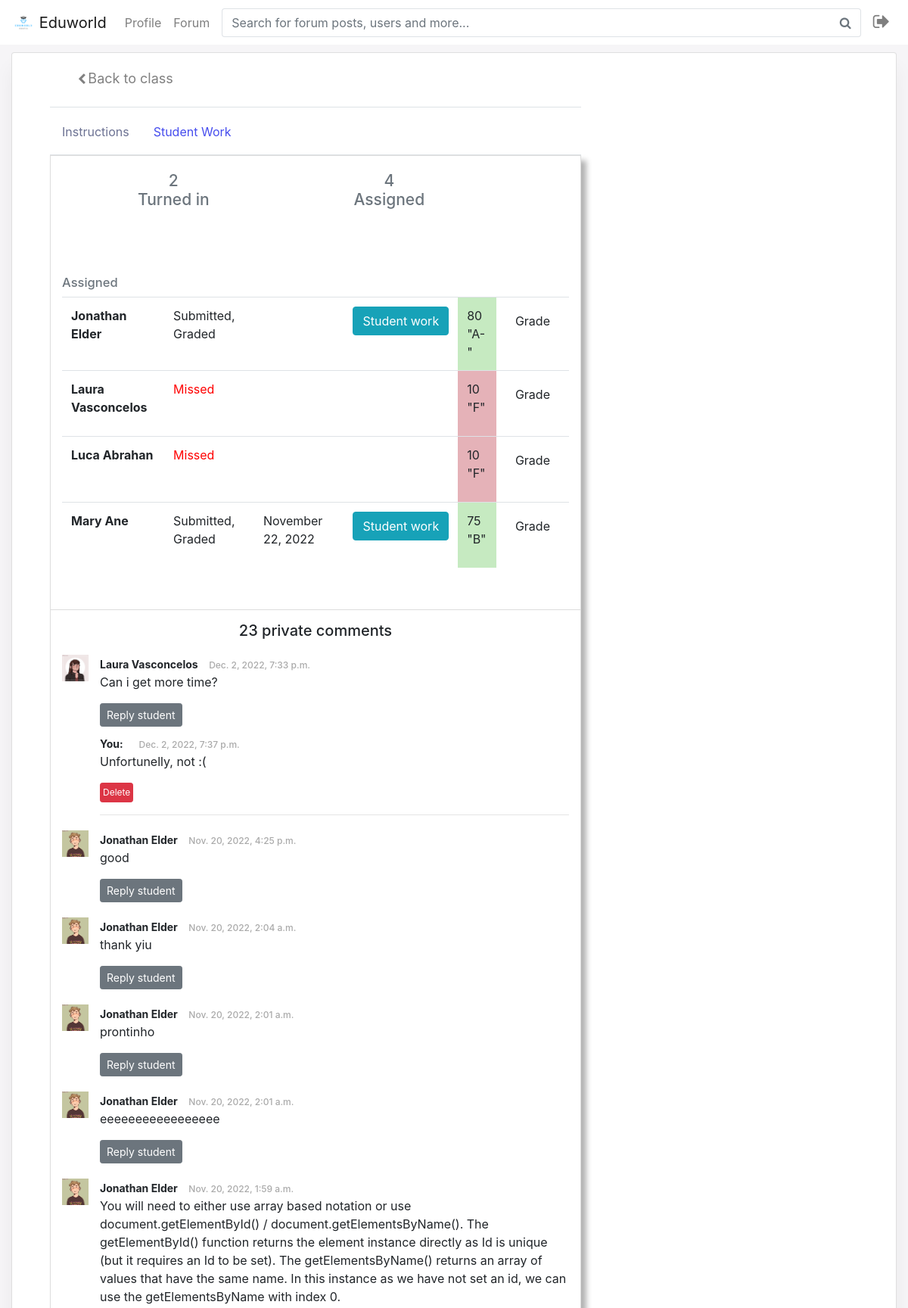
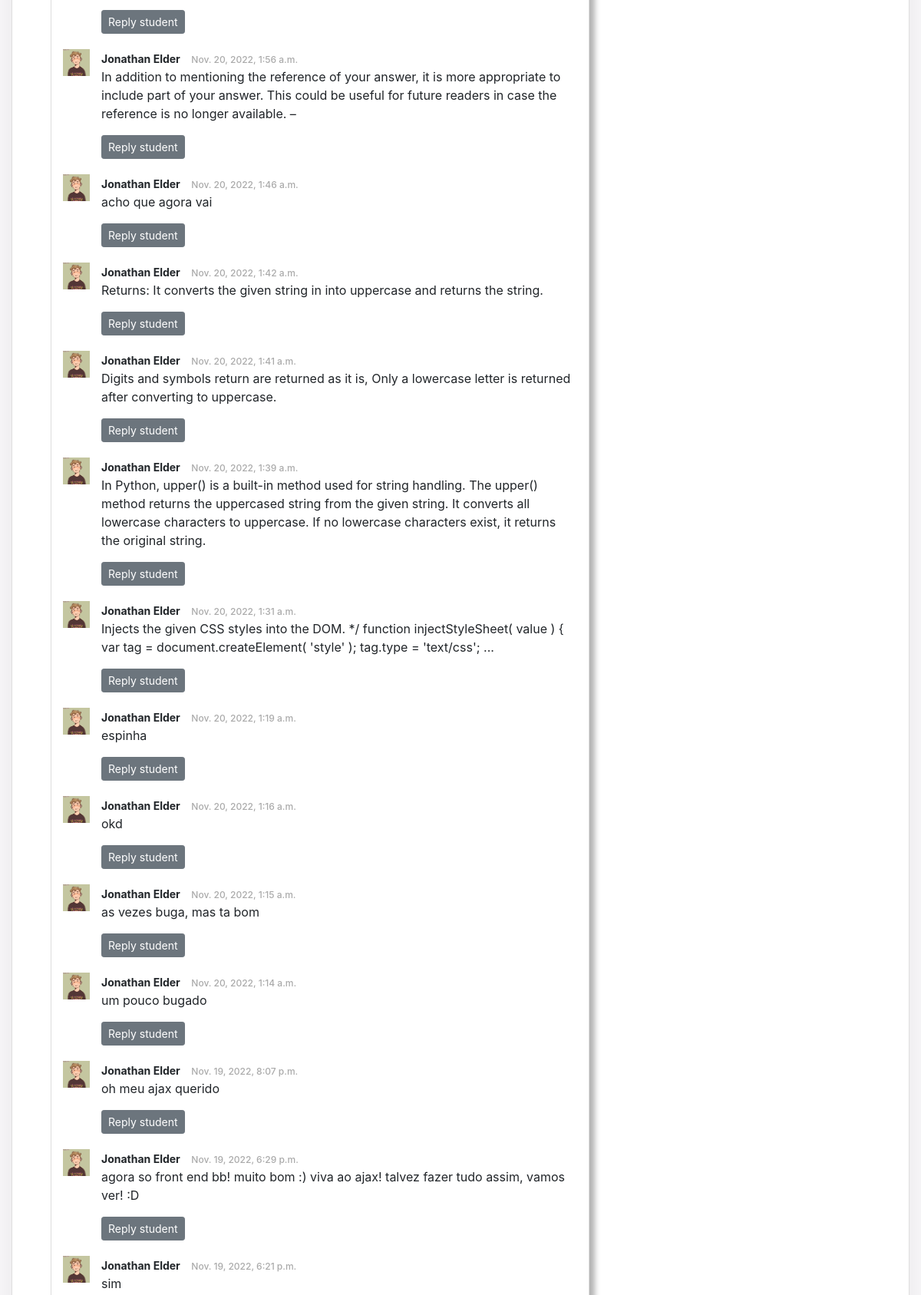
Screenshot of /newassignment/2 (signed in, upper part) with the database file from the repository (2 pictures, top to bottom).
### eduworld/models.py (models this page shows, shortened)
class StatusAluno(models.Model):
    aluno = models.ForeignKey(User, on_delete=models.CASCADE, related_name="ALUNO")
    atividadePDF = models.ForeignKey(PDFAssignments, on_delete=models.CASCADE, related_name="PDF")
    status = models.CharField(max_length=26, choices=STATUS, default='Not submitted yet')
    grade = models.IntegerField(blank=True, null=True)
    gradeLetter = models.CharField(max_length=3, blank=True, null=True)
    pdf = models.FileField(null=True, blank=True, upload_to="pdfs/")
    data_de_envio = models.CharField(max_length=500, blank=True, null=True)

class PrivateComments(models.Model):
    id = models.IntegerField(primary_key=True) # ID do post
    aluno = models.ForeignKey(User, on_delete=models.CASCADE, related_name="aluninho")
    atividade = models.ForeignKey(PDFAssignments, on_delete=models.CASCADE, related_name="atvd")
    texto = models.TextField() # Post em si
    data = models.DateTimeField(default=datetime.datetime.now)
    has_reply = models.BooleanField(default=False)

class ReplyPrivateComments(models.Model):
    id = models.IntegerField(primary_key=True) # ID do post
    atividade = models.ForeignKey(PDFAssignments, on_delete=models.CASCADE, related_name="atvdm")
    coment_inicial = models.ForeignKey(PrivateComments, on_delete=models.CASCADE, related_name="replytothatpost")
    texto = models.TextField() # Post em si
    data = models.DateTimeField(default=datetime.datetime.now)

### eduworld/views.py (the view, shortened to what this page needs)
# urls.py: path("newassignment/<int:pk>", views.newassignment, name="newassignment"),
@login_required
def newassignment(request, pk):
    if not is_complete(request.user.id):
        return HttpResponseRedirect(reverse("complete", args=[request.user.id]))
    type_of_user = aluno_ou_prof(request.user.id)
    if type_of_user == 'student':
        return render(request, "eduworld/classe_post.html", {"proibido":True})
    assigment = PDFAssignments.objects.filter(id=pk).values()
    classe_id = assigment[0]["classe_id"]
    datetime_object = datetime.strptime(assigment[0]['due_date'], '%B %d, %Y')
    currentDate = datetime.today()
    dif = (datetime_object - currentDate).total_seconds()
    _classe_ = get_object_or_404(Classe, id = classe_id)
    alunos_na_classe = []
    for x in _classe_.alunos.all():
        alunos_na_classe.append(x.id) # IDs de alunos nas classes
    total = len(alunos_na_classe)
    lista_de_nomes_alunos = []
    lista_de_ids_alunos_users = []
    lista_de_status_alunos = []
    lista_de_pdfs_alunos = []
    datas_de_envio = []
    notas = []
    notasL = []
    turned_in = 0
    if len(alunos_na_classe) >= 1:
        for ident in alunos_na_classe:
            inf = Aluno.objects.filter(id=ident).values('name', 'last_name', 'usuario')
            nome = f"{inf[0]['name']} {inf[0]['last_name']}"
            lista_de_nomes_alunos.append(nome)
            lista_de_ids_alunos_users.append(inf[0]['usuario'])
        for id in lista_de_ids_alunos_users:
            if dif <= 0:
                p = StatusAluno.objects.get(aluno=id, atividadePDF_id = pk)
                if p.status == 'Not submitted yet':
                    p.status = 'Missed'  # change field
                    p.save() # this will update only
            stat = StatusAluno.objects.filter(aluno=id, atividadePDF_id = pk).values()
            lista_de_status_alunos.append(stat[0]['status'])
            if stat[0]['status'] == 'Submitted' or stat[0]['status'] == 'Submitted, Graded':
                turned_in += 1
            lista_de_pdfs_alunos.append(stat[0]['pdf'])
            datas_de_envio.append(stat[0]['data_de_envio'])
            notas.append(stat[0]['grade'])
            notasL.append(stat[0]['gradeLetter'])
        students = zip(lista_de_nomes_alunos, lista_de_ids_alunos_users, lista_de_status_alunos, lista_de_pdfs_alunos, datas_de_envio, notas, notasL)
        students = sorted(students, key=lambda x: x[0])
    else:
        students = False
    comments = PrivateComments.objects.filter(atividade_id = pk).values().order_by('-data')
    coment_info = False
    replies = False
    if comments:
        fotos = []
        nomes = []
        for i in range(len(comments)):
            nome = Aluno.objects.filter(usuario=comments[i]['aluno_id']).values('name', 'last_name')
            nome = f"{nome[0]['name']} {nome[0]['last_name']}"
            nomes.append(nome)
            foto = Complementos.objects.filter(usuario=comments[i]['aluno_id']).values('foto')
            fotos.append(foto[0]['foto'])
        coment_info = zip(comments, nomes, fotos)
        replies = ReplyPrivateComments.objects.filter(atividade_id = pk).values().order_by('-data')
        print(replies)
    return render(request, "eduworld/newassignment.html", {"assigment":assigment, "pk":pk, "students":students, "total":total, "turned_in":turned_in, "coment_info":coment_info,
                                                            "totalcoments":len(comments), "replies":replies})

### eduworld/views.py (called while the page is built)
def is_complete(pk):
    aluno = Aluno.objects.filter(usuario=pk).values('completo')
    prof = Teacher.objects.filter(usuario=pk).values('completo')
    if aluno or prof:
        return True
    else:
        return False

def aluno_ou_prof(pk):
    aluno = Aluno.objects.filter(usuario=pk).values('completo')
    if aluno:
        return 'student'
    else:
        prof = Teacher.objects.filter(usuario=pk).values('completo')
        if prof:
            return 'prof'
        else:
            return False

### eduworld/templates/eduworld/newassignment.html (shortened to what this page needs)
{% extends "eduworld/layoutLOG.html" %}
{% load static %}
{% block body %}
  <div class="container-fluid" style="padding-top:10px;">
    <div class="row">
      <div class="col-12">
        <div class="card">
          <div class="card-body">
            <div class="row">
              <div class="col-sm-3">
                <div class="d-flex justify-content-center">
                {% for a in assigment %}
                  <a  href="{% url 'classroom' a.classe_id %}" class="classe">
                {% endfor %}
                    <span class="data_menu">
                      <i style="font-size:15px;" class="fa fa-chevron-left" aria-hidden="true"></i>
                      <span style="font-size:18px;"> Back to class</span><br>
                    </span>
                  </a>
                </div>
              </div>
            </div>
              <div class="container bootstrap snippets bootdey">
                  <div class="col-sm-8">
                    <div class="mt-4 py-2 border-top border-bottom">
                        <ul class="nav profile-navbar" id="navi">
                          <li class="nav-item">
                            <a class="nav-link" id="Stream" style="cursor:pointer;">
                              Instructions
                            </a>
                          </li>
                          <li class="nav-item">
                            <a class="nav-link active" id="Classwork" style="cursor:pointer;">
                              Student Work
                            </a>
                          </li>
                        </ul>
                      </div>
                      <div class="panel panel-white post panel-shadow">
                            <div class="post-heading" id="heading-students">
                                <h6 class="text-muted time" style="text-align:center; font-size:21px; float: left; padding-left:100px;">{{turned_in}}<br>Turned in</h6>
                                <h6 class="text-muted time" style="text-align:center; font-size:21px;">{{total}}<br>Assigned</h6>
                            </div>
                            <br><br>
                           <div class="post-description" id="desc-students">
                            <h6 class="text-muted time" style="font-size:16.5px;">Assigned</h6>
                            <table class="table">
                              <tbody>
                                {% if students %}
                                  {% for nome, iduser, status, pdf, data, nota, notaL in students %}
                                    <tr>
                                      <td><strong>{{nome}}</strong></td>
                                      {% if status == 'Missed' %}
                                        <td style="color:red;">{{status}}</td>
                                      {% else %}
                                        <td>{{status}}</td>
                                      {% endif %}
                                      {% if data %}
                                        <td>{{data}}</td>
                                      {% else %}
                                        <td></td>
                                      {% endif %}
                                      {% if pdf %}
                                        <td>
                                          <form action="/media/{{pdf}}" target="_blank">
                                            <input class="btn btn-info sm" style="float: left;" type="submit" value="Student work" />
                                          </form>
                                        </td>
                                      {% else %}
                                        <td></td>
                                      {% endif %}
                                      {% if nota %}
                                        {% if nota >= 70 %}
                                          <td class="sucesso notaATVs" value="{{nota}}">{{nota}}<br>"{{notaL}}"</td>
                                        {% else %}
                                          <td class="reprovado notaATV" value="{{nota}}">{{nota}}<br>"{{notaL}}"</td>
                                        {% endif %}
                                      {% else %}
                                        <td><br></td>
                                      {% endif %}
                                      <td>
                                        <div class="text-center">
                                          <a href="" class="btn btn-default btn-rounded mb-4" data-toggle="modal" data-target="#modal-{{iduser}}">Grade</a>
                                        </div>
                                      </td>
                                    </tr>
                                  {% endfor %}
                                {% endif %}
                              </tbody>
                            </table>
                         </div>
                        <br>
                         <div class="post-footer" id="main-content-section">
                            {% include 'eduworld/privatestudentscoment.html' %}
                          </div>
                      </div>
                  </div>
              </div>
          </div>
        </div>
      </div>
    </div>
  </div>
{% endblock %}

### eduworld/templates/eduworld/privatestudentscoment.html (shortened to what this page needs)
    <div class="input-group" style="text-align:center; display: inline;">
        <h5>{{totalcoments}} private comment{{ totalcoments|pluralize }}</h5>
    </div>
<ul class="comments-list">
    {% if coment_info %}
    {% for comment, nome, foto in coment_info %}
      <li class="comment">
          <div class="pull-left">
              <img class="avatar" src="/media/{{foto}}" alt="avatar">
          </div>
          <div class="comment-body">
              <div class="comment-heading">
                  <h4 class="user">{{nome}}</h4>
                  <h5 class="time">{{comment.data}}&nbsp;&nbsp;<span style="color:green; text-decoration:underline;" class="apagado" id="{{comment.id}}-info"></span></h5>
              </div>
              <p class="commentbody" id="{{comment.id}}-comentario">{{comment.texto}}</p>
              <form method="" action="" id="{{comment.id}}-reply">
                <button type="submit" name="editar" value="{{comment.id}}" class="btn btn-secondary btn-sm reply" data-sid=""> Reply student</button>
              </form>
              {% if comment.has_reply %}
              {% for reply in replies %}
              {% if reply.coment_inicial_id == comment.id %}
              <div class="media-block" style="padding-top:10px;" id="resposta-{{reply.id}}">
                <div class="media-body">
                    <div class="comment-heading" id="heading-{{reply.id}}">
                        <h4 class="user">You:</h4>
                        <h5 class="time">&nbsp;&nbsp;{{reply.data}}</h5>
                    </div>
                  <p id="texto-{{reply.id}}">{{reply.texto}}</p>
                  <div class="pad-ver" id="deletar-{{reply.id}}">
                    <div class="btn-group">
                        <button style="font-size:12px; padding:3px;" class="btn btn-danger btn-sm deletar" value="{{reply.id}}" id="del-{{reply.id}}">Delete</button>
                    </div>
                  </div>
                  <hr>
                </div>
              </div>
              {% endif %}
              {% endfor %}
              {% endif %}
          </div>
      </li>
      {% endfor %}
      {% endif %}
</ul>

### eduworld/static/eduworld/styles.css (style rules this page uses)
body { background: #f6f5f7; }
.data_menu { color:grey; }
.form-control, .btn { border-radius: 3px; }
body { margin-top:20px; }
.profile-navbar .nav-item .nav-link { color: #6c7293; }
.profile-navbar .nav-item .nav-link.active { color: #464dee; }
.classe { color: grey; font-size:0.65em; }
.card { box-shadow: 0 0.15rem 1.75rem 0 rgb(33 40 50 / 15%); }
.panel-shadow { box-shadow: rgba(0, 0, 0, 0.3) 7px 7px 7px; }
.panel-white { border: 1px solid #dddddd; }
.post .post-heading { height: 95px; padding: 20px 15px; }
.post .post-description { padding: 15px; }
.post .post-footer { border-top: 1px solid #ddd; padding: 15px; }
.post .post-footer .comments-list { padding: 0; margin-top: 20px; list-style-type: none; }
.post .post-footer .comments-list .comment { display: block; width: 100%; margin: 20px 0; }
.post .post-footer .comments-list .comment .avatar { width: 35px; height: 35px; }
.post .post-footer .comments-list .comment .comment-heading { display: block; width: 100%; }
.post .post-footer .comments-list .comment .comment-heading .user { font-size: 14px; font-weight: bold; display: inline; margin-top: 0; margin-right: 10px; }
.post .post-footer .comments-list .comment .comment-heading .time { font-size: 12px; color: #aaa; margin-top: 0; display: inline; }
.post .post-footer .comments-list .comment .comment-body { margin-left: 50px; }
.deletar { border:none; font-size:13px; background-color:#f7e0df; }
.card { box-shadow: 0 20px 27px 0 rgb(0 0 0 / 5%); }
.card { position: relative; display: flex; flex-direction: column; min-width: 0; word-wrap: break-word; background-color: #fff; background-clip: border-box; border: 0 solid rgba(0,0,0,.125); border-radius: 1rem; }

### eduworld/templates/eduworld/newassignment.html (style rules this page uses)
.sucesso { background-color:#C6EAC1; }
.reprovado { background-color:#E5B2B8; }

### rows the page displays
StatusAluno: students "Submitted, Graded", students "A-"
StatusAluno: students "Missed"
StatusAluno: students "Missed"
StatusAluno: students "Submitted, Graded", students "November 22, 2022"
PrivateComments: shows a picture, nome "Laura Vasconcelos", data "Dec. 2, 2022, 7:33 p.m.", texto "Can i get more time?", {{ comment.id }} 43 (drawn)
ReplyPrivateComments: data "Dec. 2, 2022, 7:37 p.m.", texto "Unfortunelly, not :(", {{ reply.id }} 1 (drawn)
PrivateComments: nome "Jonathan Elder", data "Nov. 20, 2022, 4:25 p.m.", texto "good", {{ comment.id }} 42 (drawn)
PrivateComments: nome "Jonathan Elder", data "Nov. 20, 2022, 2:04 a.m.", texto "thank yiu", {{ comment.id }} 41 (drawn)
PrivateComments: nome "Jonathan Elder", data "Nov. 20, 2022, 2:01 a.m.", texto "prontinho", {{ comment.id }} 39 (drawn)
PrivateComments: nome "Jonathan Elder", data "Nov. 20, 2022, 2:01 a.m.", texto "eeeeeeeeeeeeeeeee", {{ comment.id }} 38 (drawn)
PrivateComments: nome "Jonathan Elder", data "Nov. 20, 2022, 1:59 a.m.", texto "You will need to either use array based notation or use document.getElementById() / document.getElementsByName(). The getElementById() function returns the element instance directly as Id is unique (but it requires an Id to be set). The getElementsByName() returns an array of values that have the same name. In this instance as we have not set an id, we can use the getElementsByName with index 0.", {{ comment.id }} 37 (drawn)
PrivateComments: nome "Jonathan Elder", data "Nov. 20, 2022, 1:56 a.m.", texto "In addition to mentioning the reference of your answer, it is more appropriate to include part of your answer. This could be useful for future readers in case the reference is no longer available. –", {{ comment.id }} 35 (drawn)
PrivateComments: nome "Jonathan Elder", data "Nov. 20, 2022, 1:46 a.m.", texto "acho que agora vai", {{ comment.id }} 34 (drawn)
PrivateComments: nome "Jonathan Elder", data "Nov. 20, 2022, 1:42 a.m.", texto "Returns: It converts the given string in into uppercase and returns the string.", {{ comment.id }} 33 (drawn)
PrivateComments: nome "Jonathan Elder", data "Nov. 20, 2022, 1:41 a.m.", texto "Digits and symbols return are returned as it is, Only a lowercase letter is returned after converting to uppercase.", {{ comment.id }} 32 (drawn)
PrivateComments: nome "Jonathan Elder", data "Nov. 20, 2022, 1:39 a.m.", texto "In Python, upper() is a built-in method used for string handling. The upper() method returns the uppercased string from the given string. It converts all lowercase characters to uppercase. If no lowercase characters exist, it returns the original string.", {{ comment.id }} 31 (drawn)
PrivateComments: nome "Jonathan Elder", data "Nov. 20, 2022, 1:31 a.m.", texto "Injects the given CSS styles into the DOM. */ function injectStyleSheet( value ) { var tag = document.createElement( 'style' ); tag.type = 'text/css'; ...", {{ comment.id }} 30 (drawn)
PrivateComments: nome "Jonathan Elder", data "Nov. 20, 2022, 1:19 a.m.", texto "espinha", {{ comment.id }} 27 (drawn)
PrivateComments: nome "Jonathan Elder", data "Nov. 20, 2022, 1:16 a.m.", texto "okd", {{ comment.id }} 26 (drawn)
PrivateComments: nome "Jonathan Elder", data "Nov. 20, 2022, 1:15 a.m.", texto "as vezes buga, mas ta bom", {{ comment.id }} 25 (drawn)
PrivateComments: nome "Jonathan Elder", data "Nov. 20, 2022, 1:14 a.m.", texto "um pouco bugado", {{ comment.id }} 24 (drawn)
PrivateComments: nome "Jonathan Elder", data "Nov. 19, 2022, 8:07 p.m.", texto "oh meu ajax querido", {{ comment.id }} 23 (drawn)
PrivateComments: nome "Jonathan Elder", data "Nov. 19, 2022, 6:29 p.m.", texto "agora so front end bb! muito bom :) viva ao ajax! talvez fazer tudo assim, vamos ver! :D", {{ comment.id }} 20 (drawn)
PrivateComments: nome "Jonathan Elder", data "Nov. 19, 2022, 6:21 p.m.", texto "sim"

### other values shown
{{ turned_in }} "2"
{{ total }} "4"
{{ nome }} "Jonathan Elder" "Laura Vasconcelos" "Luca Abrahan" "Mary Ane"
{{ nota }} "80" "75"
{{ nota }} "10" "10"
{{ notaL }} "F" "F"
{{ notaL }} "B"
{{ totalcoments }} "23"
